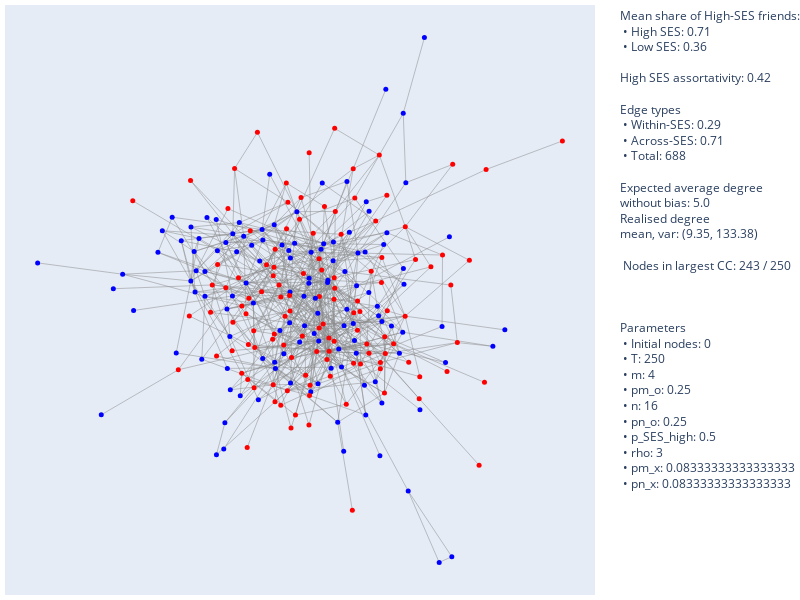

The cell this chart's notebook holds for it:
### Markdown cell above
### Plotly drawing

### Code cell
class plotly_sim_drawing(object):
    '''HELPER FUNCTIONS'''
    '''MODIFY THESE TO TAKE A SPECIFIC TIME INSTEAD'''
    # gets a tuple of arrays of edge positions
    def go_get_edge_positions(self, graph, graph_layout):

        edge_x = []
        edge_y = []

        for edge in graph.edges():
            x0, y0 = graph_layout[edge[0]]
            x1, y1 = graph_layout[edge[1]]
            edge_x.append(x0)
            edge_x.append(x1)
            edge_x.append(None)
            edge_y.append(y0)
            edge_y.append(y1)
            edge_y.append(None)


        return (edge_x, edge_y)

    # gets a edge trace based on a wanted layout and graph
    #to add color list later: https://stackoverflow.com/questions/62601052/option-to-add-edge-colouring-in-networkx-trace-using-plotly

    def go_get_edge_trace(self, graph, graph_layout):#, edge_color_list):
        edge_x, edge_y = self.go_get_edge_positions(graph, graph_layout)

        edge_trace = go.Scatter(
            x=edge_x, y=edge_y,
            hoverinfo=None,
            mode='lines',

            line=dict(
                width=0.5, 
                color='#888')
        )

        return edge_trace


    # returns a tuple with an array for each of x pos and y pos
    def go_get_node_positions(self, graph, graph_layout):

        node_x_list = []
        node_y_list = []

        for node in graph.nodes():
            node_x, node_y = graph_layout[node]
            node_x_list.append(node_x)
            node_y_list.append(node_y)


        return (node_x_list, node_y_list)

    # gets a node trace based on a wanted layout and graph
    def go_get_node_trace(self, graph, graph_layout, node_color_list, node_text):
        node_x, node_y = self.go_get_node_positions(graph, graph_layout)

        node_trace = go.Scatter(
            x=node_x, y=node_y,
            hoverinfo='text',
            mode='markers',
            text=node_text,
            #IDEA: add text for number of friends in each group

            marker=dict(
                size=5,
                color=node_color_list),
        )

        return node_trace


    def get_legend_text(self, simulation, graph):
        # share of H friends
        H_shares = simulation.helper_functions().average_neighbour_type_per_SES(graph)
        text_H_shares = f"Mean share of High-SES friends:<br> • High SES: {round(H_shares[0], 2)}<br> • Low SES: {round(H_shares[1], 2)}<br>"

        # attribute assortativity
        attr_assortativity = nx.assortativity.attribute_assortativity_coefficient(graph, 'SES_High')
        text_attr_assortativity = f"High SES assortativity: {round(attr_assortativity, 2)}"

        # edge types
        edge_type_counts = simulation.helper_functions().SES_edge_classifier_all(graph, return_counts = True)[2]
        
        within_count, cross_count = int(edge_type_counts[0][1]), int(edge_type_counts[1][1])
        total_count = within_count + cross_count
        text_edge_type_counts = f"<br>Edge types<br> • Within-SES: {round(within_count / total_count, 2)}<br> • Across-SES: {round(cross_count / total_count, 2)}<br> • Total: {total_count}"


        # largest connected component / unconnected nodes
        n_in_largest_cc = len(max(nx.connected_components(graph), key=len))
        text_largest_cc = f"<br> Nodes in largest CC: {n_in_largest_cc} / {simulation.T + simulation.initial_n}"

        # expected number of connections per node without bias vs realised average degree and variance
        degree_hist = nx.degree_histogram(graph)
        avg_degree = round(np.average(degree_hist), 2)
        var_degree = round(np.var(degree_hist), 2)

        no_bias_expected_degree = simulation.m*simulation.pm_o + simulation.n*simulation.pn_o
        realised_degree_dist = (avg_degree, var_degree)
        text_encpn = f"<br>Expected average degree <br>without bias: {no_bias_expected_degree}<br>Realised degree <br>mean, var: {realised_degree_dist}"


        # parameters?
        text_parameters = f"<br><br><br>Parameters<br> • Initial nodes: {simulation.initial_n}<br> • T: {simulation.T}<br> • m: {simulation.m}<br> • pm_o: {simulation.pm_o}<br> • n: {simulation.n}<br> • pn_o: {simulation.pn_o}<br> • p_SES_high: {simulation.p_SES_high}<br> • rho: {simulation.rho}<br> • pm_x: {simulation.pm_o / simulation.rho}<br> • pn_x: {simulation.pn_o / simulation.rho}"

        # combine everything
        all_texts = [text_H_shares, text_attr_assortativity, text_edge_type_counts, text_encpn, text_largest_cc, text_parameters]
        
        final_text = '<br>'.join(all_texts)
        return final_text




    '''ACTUAL DRAWINGS'''

    # basic plotly draw
    def plotly_draw(self, simulation, t=-1, layout='spring', draw_largest_CC=True, legend=False, title = None):
        graph = simulation.graph_history[t]

        # only draw the largest connected component (since there are always a few nodes with no connections which makes the graph ugly)
        if draw_largest_CC == True:
            largest_CC = max(nx.connected_components(graph), key=len)
            graph = graph.subgraph(largest_CC).copy()

        SES_list = list(simulation.helper_functions().get_select_node_attributes(graph, 'SES_High', graph.nodes()).values())
        SES_color_list = ['blue' if SES == 1 else 'red' for SES in SES_list]


        # node texts
        '''also add share of H/L neighbour and degree'''
        node_text = [str(i) + '_' + str(j) for i, j in zip(list(graph.nodes()), SES_list)]

        graph_layout = nx.spring_layout(graph, seed=42, scale=10) if layout =='spring' else nx.random_layout(graph)

        edge_trace = self.go_get_edge_trace(graph, graph_layout)
        node_trace = self.go_get_node_trace(graph, graph_layout, SES_color_list, node_text)


        # Get annotations if needed
        if legend == True:
            # legend: parameters, realised values of a bunch of things
            legend_text = self.get_legend_text(simulation, graph)
            annotations = [dict(
                            text=legend_text,
                            align='left',
                            showarrow=False,
                            xref="paper", yref="paper",
                            x=1.35, y=1)]
            l_margin = 205
            width, height = 800, 600
        
        else:
            annotations = []
            l_margin = 5
            width, height = 600, 600


        # make custom title
        if title == None:
            title_dict = None
            t_margin = 5

        else:
            title = f'' if title == '' else title
            title_dict = {'text': title, 'x': 0.5, 'y': 0.98}
            t_margin = 30

        '''actual figure'''
        fig = go.Figure(data=[edge_trace, node_trace],
                    layout=go.Layout(
                        title=title_dict,
                        titlefont_size=16,
                        showlegend=False,
                        hovermode='closest',
                        margin=dict(b=5,l=5,r=l_margin,t=t_margin),
                        annotations=annotations,
                        xaxis=dict(showgrid=False, zeroline=False, showticklabels=False),
                        yaxis=dict(showgrid=False, zeroline=False, showticklabels=False),
                        width=width, height=height)                      
                        )


        return fig


plotly_sim_drawing.plotly_draw(plotly_sim_drawing(), new_sim, -1, layout='spring', draw_largest_CC=True, title=None, legend=True)

### Figure 1 — Plotly figure (JSON) as saved in the notebook; plotly's stock layout.template omitted (floating-point values rounded to 4 significant figures; data arrays with more than 128 entries replaced by an {"elided": "..."} marker saying what was removed)
{"data": [{"line": {"color": "#888", "width": 0.5}, "mode": "lines", "type": "scatter", "x": {"elided": "2064 float values"}, "y": {"elided": "2064 float values"}}, {"hoverinfo": "text", "marker": {"color": {"elided": "243 str values"}, "size": 5}, "mode": "markers", "text": {"elided": "243 str values"}, "type": "scatter", "x": {"elided": "243 float values"}, "y": {"elided": "243 float values"}}], "layout": {"annotations": [{"align": "left", "showarrow": false, "text": "Mean share of High-SES friends:<br> • High SES: 0.71<br> • Low SES: 0.36<br><br>High SES assortativity: 0.42<br><br>Edge types<br> • Within-SES: 0.29<br> • Across-SES: 0.71<br> • Total: 688<br><br>Expected average degree <br>without bias: 5.0<br>Realised degree <br>mean, var: (9.35, 133.38)<br><br> Nodes in largest CC: 243 / 250<br><br><br><br>Parameters<br> • Initial nodes: 0<br> • T: 250<br> • m: 4<br> • pm_o: 0.25<br> • n: 16<br> • pn_o: 0.25<br> • p_SES_high: 0.5<br> • rho: 3<br> • pm_x: 0.08333333333333333<br> • pn_x: 0.08333333333333333", "x": 1.35, "xref": "paper", "y": 1, "yref": "paper"}], "height": 600, "hovermode": "closest", "margin": {"b": 5, "l": 5, "r": 205, "t": 5}, "showlegend": false, "title": {"font": {"size": 16}}, "width": 800, "xaxis": {"showgrid": false, "showticklabels": false, "zeroline": false}, "yaxis": {"showgrid": false, "showticklabels": false, "zeroline": false}}}
